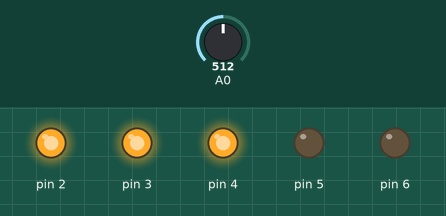
Bench run of a sketch on a simulated Arduino Uno, built with avr-gcc and run on an emulated ATmega328P. On the bench: output pins drawn as LEDs (lit = HIGH). Inputs (shaded band) come from the test bench; at power-on: A0 = 512.

Above: at 0.8 s.
0.9 s: A0 set to 584
2.4 s: A0 set to 609
At 3.5 s:
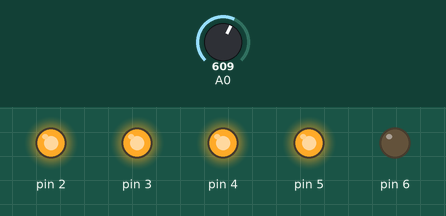
3.9 s: A0 set to 788
5.4 s: A0 set to 819
At 5.7 s:
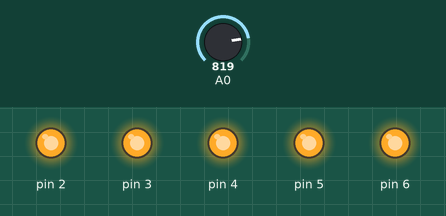
6.9 s: A0 set to 390
At 8.1 s:
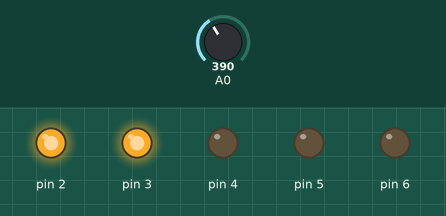
8.4 s: A0 set to 412
At 9.2 s:
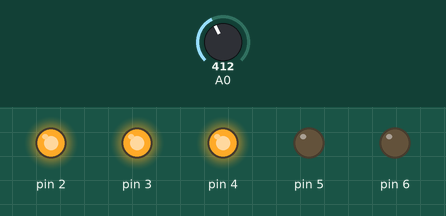
Timing chart, 0 to 10.9 s (numbered marks = the images above; inputs shaded):
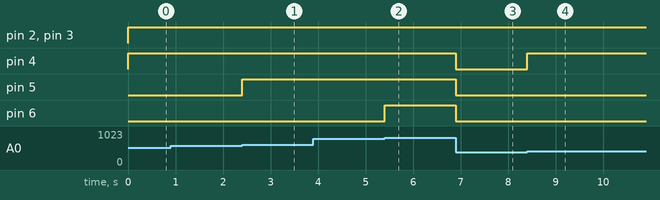

Measured:
- the behaviour switches between 600 and 601 on A0 (found by bisection; images 0 and 1)
- the behaviour switches between 800 and 801 on A0 (found by bisection; images 1 and 2)
- the behaviour switches between 400 and 401 on A0 (found by bisection; images 3 and 4)
- after the input at 0.9 s, every drawn part: stays the same
- after the input at 2.4 s, pin 5: LOW → HIGH at once
- after the input at 3.9 s, every drawn part: stays the same
- after the input at 5.4 s, pin 6: LOW → HIGH at once
- after the input at 6.9 s, pin 4–6: HIGH → LOW at once
- after the input at 8.4 s, pin 4: LOW → HIGH at once

The sketch:

leitura_analogico.ino
```cpp
// Ler um sensor digital em A0 e ligar os LEDS em D2,D3,D4,D5,D6 (um para cada Volt do sensor)

int main(void){

  ADMUX = 0b01000000; // Configurar o Vcc como referencia e a porta A0 como ADC
  ADCSRA = 0b10000100; // Ativa o ADC e configura o divisor do clock (16)

  DDRD = 0b01111100; // Configura as portas de D2 a D6 como saida

//  Serial.begin(9600);

  while(1){
    ADCSRA |= 0b01000000; // Inicia a leitura
    while(!(ADCSRA & 0b00010000)); // Aguarda termino da leitura
//    Serial.println(ADC);
    if(ADC <= 100)
      PORTD = 0b00000000;
    else if(ADC <= 200)
      PORTD = 0b00000100;
    else if(ADC <= 400)
      PORTD = 0b00001100;
    else if(ADC <= 600)
      PORTD = 0b00011100;
    else if(ADC <= 800)
      PORTD = 0b00111100;
    else PORTD = 0b01111100;
  }
}
```
